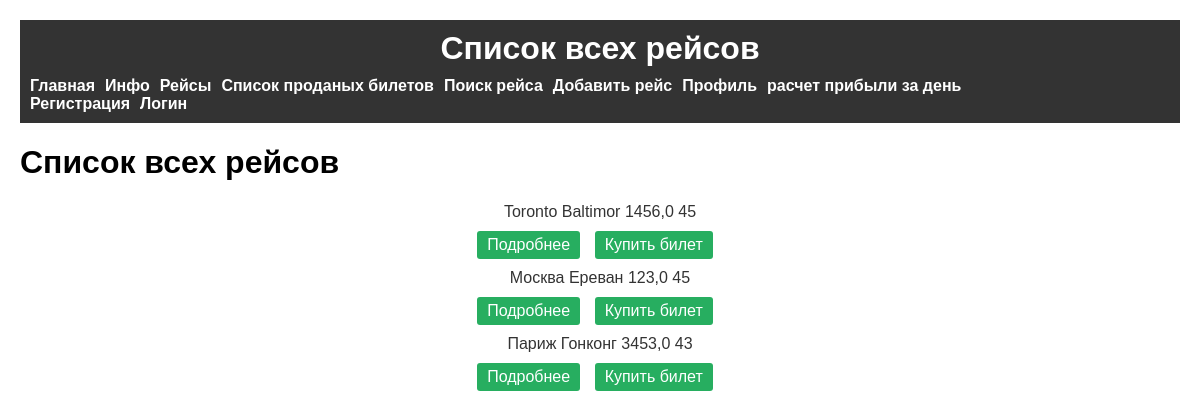
Page /flyes/ on the committed database.
### tickets/models.py (models this page shows, shortened)
class Flyes(models.Model):
    arrival = models.CharField(max_length=255)
    departure = models.CharField(max_length=255)
    departure_date = models.DateTimeField()
    arrival_date = models.DateTimeField()
    price = models.FloatField()
    quantity = models.IntegerField()
    def get_absolute_url(self):
        return reverse('flight', kwargs={'flightid': self.pk})
    def get_buy_ticket_url(self):
        return reverse('buy_ticket', kwargs={'flight_id': self.pk})
    class Meta:
        verbose_name = "Таблица рейсов"
        verbose_name_plural = "Таблица рейсов"
        ordering = ['arrival']

### tickets/views.py (the view)
# urls.py: path('flyes/', FlyesView.as_view(),  name='allFlyes'),
class FlyesView(ListView):
    model = Flyes
    template_name = "tickets/allFlyes.html"
    context_object_name = "tickets"
    allow_empty = False#можно лит чтоб набор был пуст
    def get_context_data(self, *, objectlist=None, **kwargs):
        context = super().get_context_data(**kwargs)
        context['title'] = "Список всех рейсов"
        return context
    def get_queryset(self):
        return Flyes.objects.filter(pk__gte=0)

### tickets/templatetags/tickets_tags.py (called while the page is built)
@register.simple_tag()
def get_menu():
    menu = [{"title": "Главная", "url_name": "home"},
            {"title": "Инфо", "url_name": "info"},
            {"title": "Рейсы", "url_name": "allFlyes"},
            {"title": "Список проданых билетов", "url_name": "soldTickets"},
            {"title": "Поиск рейса", "url_name": "flyght_search"},
            {"title": "Добавить рейс", "url_name": "add_flyght"},
            {"title": "Профиль", "url_name": "profile"},
            {"title": "расчет прибыли за день", "url_name": "day_profit"}
            ]
    return menu

### tickets/templates/tickets/allFlyes.html
{% extends 'tickets/base.html' %}
{% block content %}
<h1>{{ title }}</h1>
<div class="allFlyesBlock">
    {% for i in tickets %}
    <p>{{ i.arrival }} {{ i.departure }} {{ i.price }} {{ i.quantity }}</p>
    <a href="{{ i.get_absolute_url }}">Подробнее</a>
    <a href="{{ i.get_buy_ticket_url }}">Купить билет</a>
{% endfor %}
</div>
{% endblock %}

### tickets/static/tickets/css/styles.css (style rules this page uses)
body { font-family: Arial, sans-serif; margin: 0; padding: 0; border: 10px; }
.allFlyesBlock { text-align: center; margin-top: 20px; }
.allFlyesBlock p { margin: 10px 0; font-size: 16px; color: #333; }
.allFlyesBlock a { display: inline-block; margin-right: 10px; padding: 5px 10px; background-color: #27ae60; color: #fff; text-decoration: none; border-radius: 3px; }

### rows in the picture
Flyes: arrival "Toronto", departure "Baltimor", price "1456,0", quantity "45"
Flyes: arrival "Москва", departure "Ереван", price "123,0", quantity "45"
Flyes: arrival "Париж", departure "Гонконг", price "3453,0", quantity "43"

### other values in the picture
{{ title }} "Список всех рейсов"
{{ m.title }} "Главная" "Инфо" "Рейсы" "Список проданых билетов" "Поиск рейса" "Добавить рейс" "Профиль" "расчет прибыли за день"
